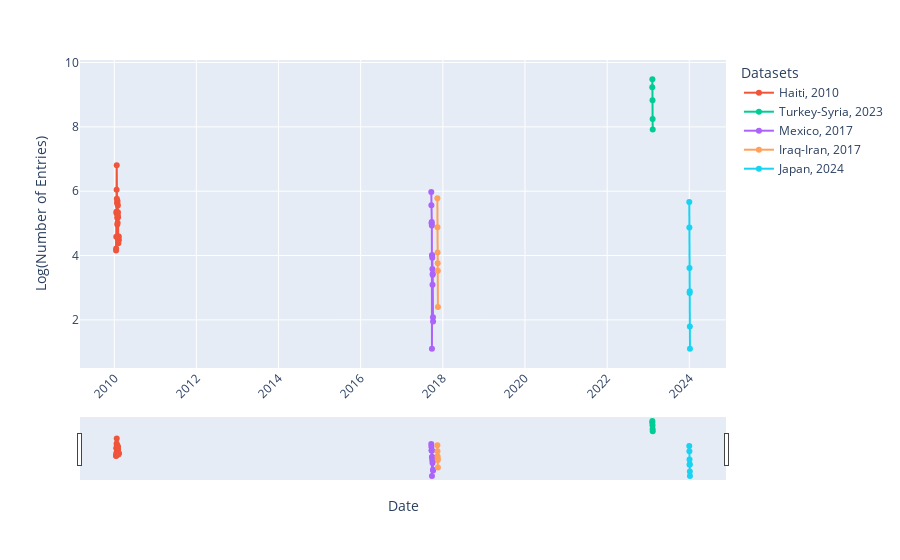

The cell this chart's notebook holds for it:
### Code cell
fig_entries_per_date_log = px.line()

for i, df in enumerate(dfs):
    df_entries_per_date = df.groupby(df['date'].dt.date).size().reset_index(name='text')
    df_entries_per_date['text'] = np.log(df_entries_per_date['text'] + 1)  # Apply log-scaling
    fig_entries_per_date_log.add_scatter(x=df_entries_per_date['date'], y=df_entries_per_date['text'], mode='markers+lines', name=datasets[i])

# Update layout for log-scaled plot
fig_entries_per_date_log.update_layout(
    xaxis_title='Date',
    yaxis_title='Log(Number of Entries)',
    xaxis_tickangle=-45,
    legend_title="Datasets",
    showlegend=True,
    xaxis_rangeslider_visible=True
)
fig_entries_per_date_log.show()

### Figure 1 — Plotly figure (JSON) as saved in the notebook; plotly's stock layout.template omitted (floating-point values rounded to 4 significant figures)
{"data": [{"hovertemplate": "<extra></extra>", "legendgroup": "", "line": {"color": "#636efa", "dash": "solid"}, "marker": {"symbol": "circle"}, "mode": "lines", "name": "", "orientation": "v", "showlegend": false, "type": "scatter", "xaxis": "x", "yaxis": "y"}, {"mode": "markers+lines", "name": "Haiti, 2010", "type": "scatter", "x": ["2010-01-17", "2010-01-18", "2010-01-19", "2010-01-20", "2010-01-21", "2010-01-22", "2010-01-23", "2010-01-24", "2010-01-25", "2010-01-26", "2010-01-27", "2010-01-28", "2010-01-29", "2010-01-30", "2010-01-31", "2010-02-01", "2010-02-02", "2010-02-03", "2010-02-04", "2010-02-05", "2010-02-06", "2010-02-07", "2010-02-08", "2010-02-09", "2010-02-10"], "y": [4.159, 4.22, 4.585, 5.361, 5.318, 6.047, 6.805, 5.768, 5.328, 5.638, 5.176, 4.963, 5.617, 5.697, 5.017, 5.252, 5.553, 5.342, 5.187, 4.595, 4.382, 4.477, 4.533, 4.477, 4.595]}, {"mode": "markers+lines", "name": "Turkey-Syria, 2023", "type": "scatter", "x": ["2023-02-06", "2023-02-07", "2023-02-08", "2023-02-09", "2023-02-10"], "y": [9.235, 9.483, 8.83, 8.247, 7.917]}, {"mode": "markers+lines", "name": "Mexico, 2017", "type": "scatter", "x": ["2017-09-20", "2017-09-21", "2017-09-23", "2017-09-24", "2017-09-25", "2017-09-26", "2017-09-27", "2017-09-28", "2017-09-29", "2017-09-30", "2017-10-01", "2017-10-02", "2017-10-03", "2017-10-05", "2017-10-06"], "y": [5.974, 5.565, 5.004, 5.043, 4.934, 1.099, 4.007, 4.007, 3.932, 3.584, 3.091, 3.401, 3.434, 2.079, 1.946]}, {"mode": "markers+lines", "name": "Iraq-Iran, 2017", "type": "scatter", "x": ["2017-11-13", "2017-11-14", "2017-11-15", "2017-11-16", "2017-11-17", "2017-11-18"], "y": [5.781, 4.875, 4.094, 3.761, 3.526, 2.398]}, {"mode": "markers+lines", "name": "Japan, 2024", "type": "scatter", "x": ["2024-01-01", "2024-01-02", "2024-01-03", "2024-01-04", "2024-01-05", "2024-01-06", "2024-01-07"], "y": [5.666, 4.868, 3.611, 2.833, 2.89, 1.792, 1.099]}], "layout": {"legend": {"title": {"text": "Datasets"}, "tracegroupgap": 0}, "margin": {"t": 60}, "showlegend": true, "xaxis": {"anchor": "y", "domain": [0, 1], "rangeslider": {"visible": true}, "tickangle": -45, "title": {"text": "Date"}}, "yaxis": {"anchor": "x", "domain": [0, 1], "title": {"text": "Log(Number of Entries)"}}}}
